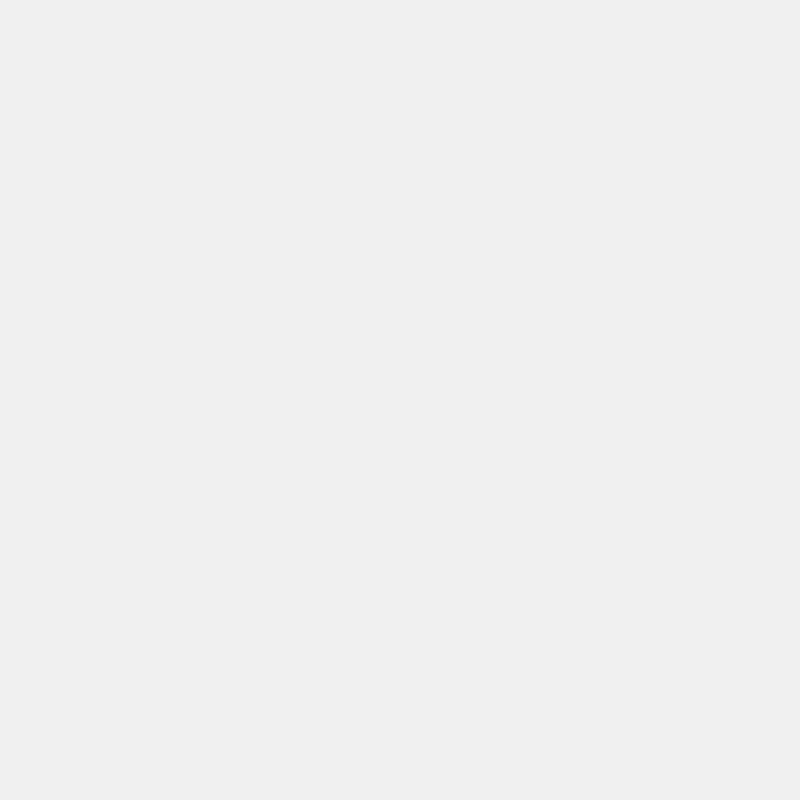
Frame 1 (no input)
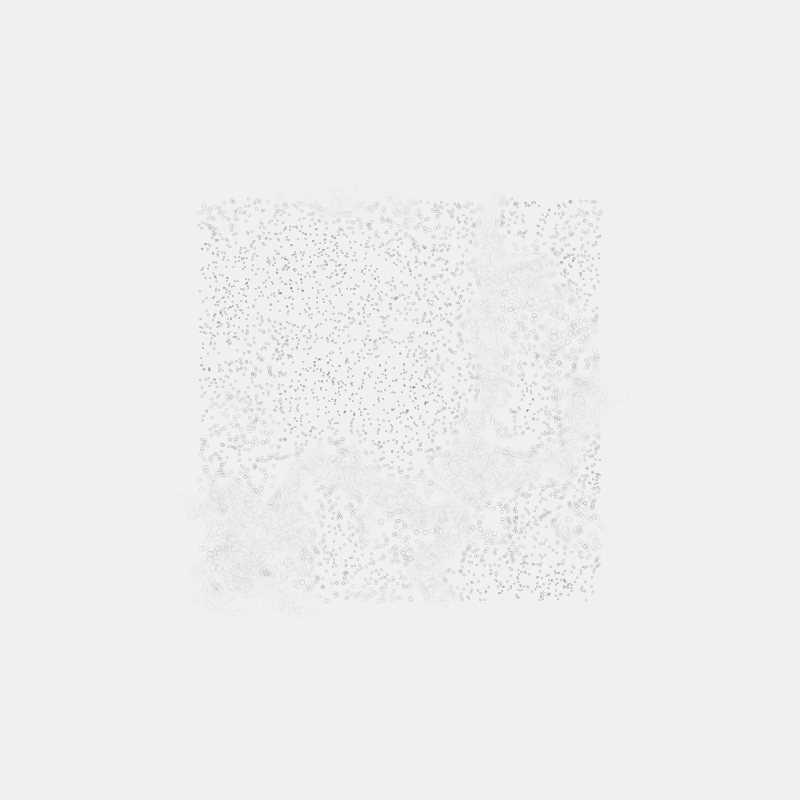
Frame 60 (the mouse pressed at the canvas centre just before this capture)
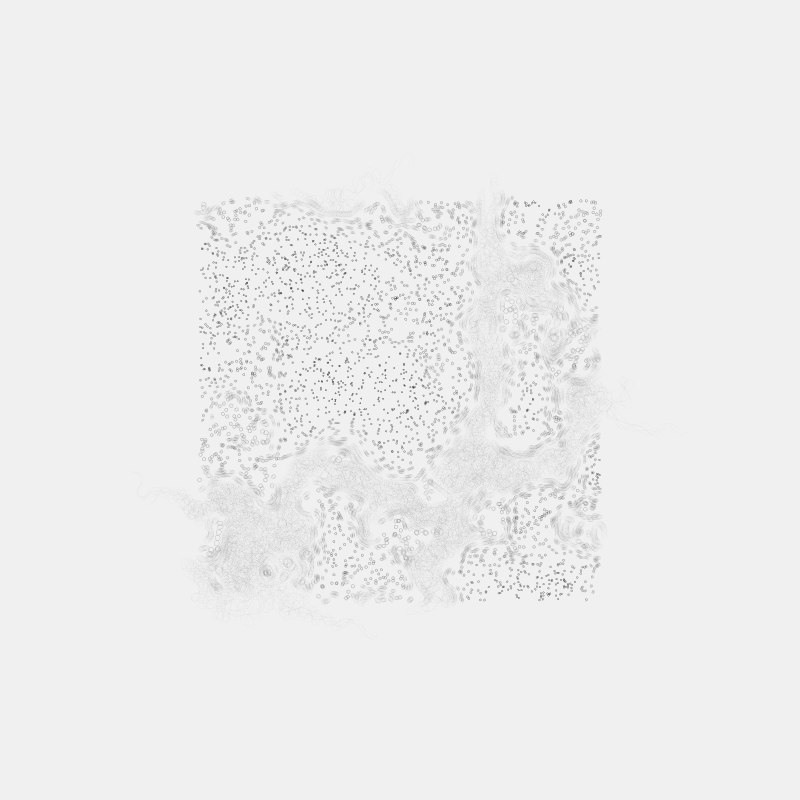
Frame 120 (the mouse held since frame 60 and released just before this capture)

The Processing sketch that drew these frames (run headless with seeded random() and noise(); from frame 60 on, the mouse is pressed at the canvas centre):

// Processing sketch: b
// ── b.pde
//drawing agent
class Agent {
  PVector pos; // position of the agent
  float angle; // current angle of the agent
 
  void update() {
    // modify position using current angle
    pos.x += cos(angle);
    pos.y += sin(angle);
 
    // get point coordinates
    float xx = 3* map(pos.x, 0, width, -1, 1);
    float yy = 3* map(pos.y, 0, height, -1, 1);
 
    PVector v = new PVector(xx, yy); 
    v.add(new PVector(5,-3));
 
    // modify an angle using noise information
    angle += 3* map( noise(v.x, v.y), 0, 1, -1, 1);
  }
}
 
// all agents in the list
ArrayList<Agent> agents = new ArrayList<Agent>();
 
void setup() {
  size(800, 800);
  background(240);
  stroke(20, 10);
  smooth(8);
  strokeWeight(0.7);
 
  // initialize in random positions
  for (int i=0; i<5000; i++) {
    Agent a = new Agent();
    float posx = random(200, 600);
    float posy = random(200, 600);
    a.pos = new PVector(posx, posy);
    a.angle = random(TWO_PI);
    agents.add(a);
  }
}
 
float time = 0;
void draw() {
  for (Agent a : agents) {
    pushMatrix();
    // position
    //translate(a.pos.x, a.pos.y);
    // rotate
    //rotate(a.angle);
    // paint
    //point(0, 0);
    point(a.pos.x, a.pos.y);
    popMatrix();
    // update
    a.update();
  }
  time += 0.001;
}
